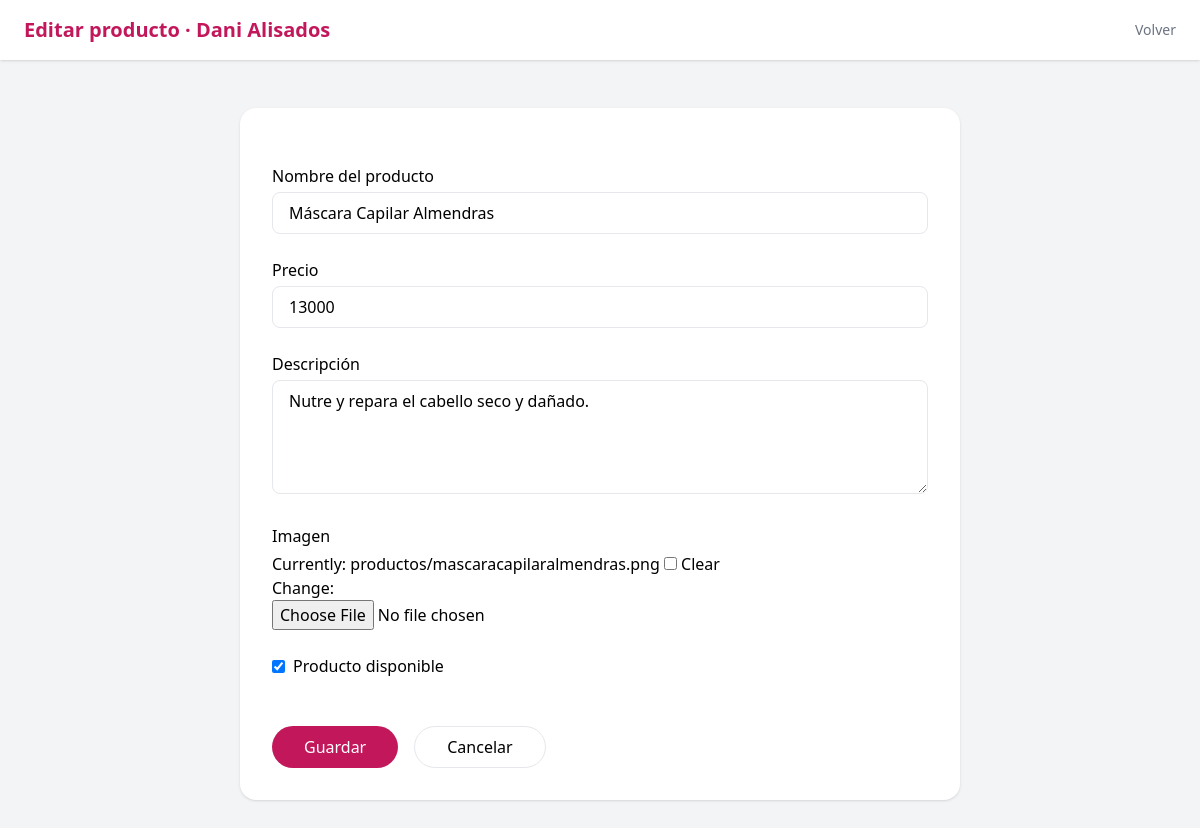
Page /dashboard/productos/3/editar/ (signed in) on the committed database.
### productos/models.py (models this page shows, shortened)
class Producto(models.Model):
    nombre = models.CharField(max_length=100)
    descripcion = models.TextField()
    precio = models.IntegerField()
    imagen = models.ImageField(upload_to='productos/', blank=True, null=True)
    disponible = models.BooleanField(default=True)

### dashboard/views.py (the view)
# urls.py: path('productos/<int:pk>/editar/', views.producto_editar, name='producto_editar'),
@login_required
def producto_editar(request, pk):
    if not request.user.is_staff:
        return redirect('dashboard:productos')
    producto = get_object_or_404(Producto, pk=pk)
    form = ProductoForm(request.POST or None, request.FILES or None, instance=producto)
    if form.is_valid():
        form.save()
        return redirect('dashboard:productos')
    return render(request, 'dashboard/producto_form.html', {
        'form': form,
        'accion': 'Editar'
    })

### productos/forms.py
class ProductoForm(forms.ModelForm):
    class Meta:
        model = Producto
        fields = ['nombre', 'precio', 'descripcion', 'imagen', 'disponible']
        widgets = {
            'nombre': forms.TextInput(attrs={
                'class': 'w-full border rounded-lg px-4 py-2'
            }),
            'precio': forms.NumberInput(attrs={
                'class': 'w-full border rounded-lg px-4 py-2'
            }),
            'descripcion': forms.Textarea(attrs={
                'class': 'w-full border rounded-lg px-4 py-2',
                'rows': 4
            }),
            'imagen': forms.ClearableFileInput(attrs={
                'class': 'w-full'
            }),
        }

### dashboard/templates/dashboard/producto_form.html (shortened to what this page needs)
{% load static %}
<!DOCTYPE html>
<html lang="es">
<head>
  <script src="https://cdn.tailwindcss.com"></script>
</head>
<body class="bg-gray-100 min-h-screen">
  <header class="bg-white shadow px-6 py-4 flex justify-between items-center">
    <h1 class="text-xl font-bold text-rosa">
      {{ accion }} producto · Dani Alisados
    </h1>
    <a href="{% url 'dashboard:productos' %}"
       class="text-sm text-gray-500 hover:text-rosa">
      Volver
    </a>
  </header>
  <main class="max-w-3xl mx-auto py-12 px-6">
    <div class="bg-white rounded-2xl shadow p-8">
      <form method="post" enctype="multipart/form-data" class="space-y-6">
        <div>
          <label class="block font-medium mb-1">
            Nombre del producto
          </label>
          {{ form.nombre }}
        </div>
        <div>
          <label class="block font-medium mb-1">
            Precio
          </label>
          {{ form.precio }}
        </div>
        <div>
          <label class="block font-medium mb-1">
            Descripción
          </label>
          {{ form.descripcion }}
        </div>
        <div>
          <label class="block font-medium mb-1">
            Imagen
          </label>
          {{ form.imagen }}
        </div>
        <div class="flex items-center gap-2">
          {{ form.disponible }}
          <label class="font-medium">
            Producto disponible
          </label>
        </div>
        <div class="flex gap-4 pt-6">
          <button type="submit"
                  class="bg-rosa text-white px-8 py-2 rounded-full hover:bg-pink-700 transition">
            Guardar
          </button>
          <a href="{% url 'dashboard:productos' %}"
             class="px-8 py-2 rounded-full border hover:bg-gray-100 transition">
            Cancelar
          </a>
        </div>
      </form>
    </div>
  </main>
</body>
</html>

### rows in the picture
Producto: nombre "Máscara Capilar Almendras", precio "13000", descripcion "Nutre y repara el cabello seco y dañado.", disponible "☑"

### other values in the picture
{{ accion }} "Editar"
